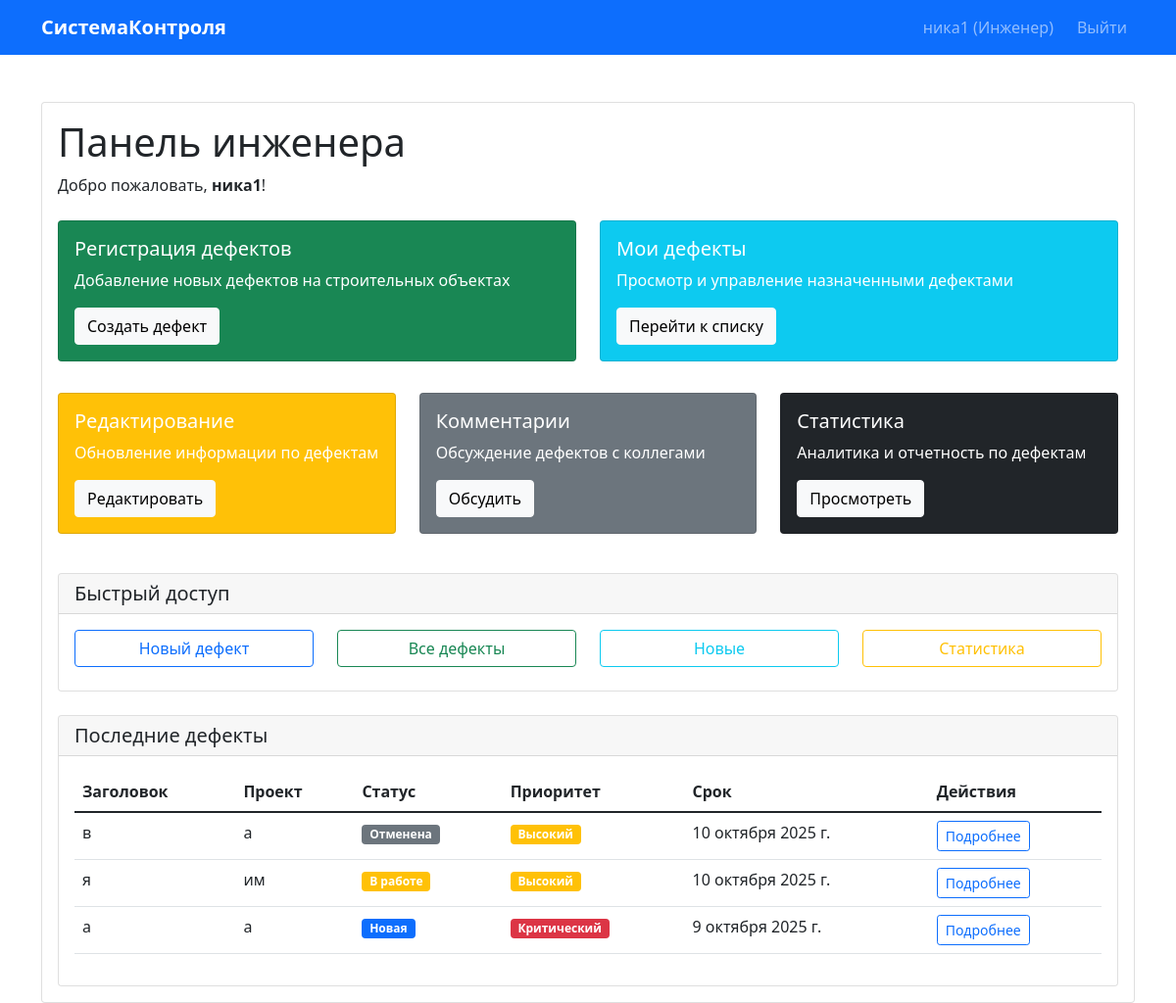
Page /accounts/dashboard/ (signed in) on the committed database.
### accounts/models.py (models this page shows, shortened)
class CustomUser(AbstractUser):
    ROLE_CHOICES = [
        ('engineer', 'Инженер'),
        ('manager', 'Менеджер'),
        ('viewer', 'Руководитель/Заказчик'),
    ]
    role = models.CharField(
        max_length=20,
        choices=ROLE_CHOICES,
        default='engineer',
        verbose_name='Роль'
    )
    phone = models.CharField(max_length=20, blank=True, verbose_name='Телефон')
    created_at = models.DateTimeField(auto_now_add=True, verbose_name='Дата создания')
    groups = models.ManyToManyField(
        'auth.Group',
        verbose_name='groups',
        blank=True,
        help_text='The groups this user belongs to.',
        related_name='customuser_set',
        related_query_name='user',
    )
    user_permissions = models.ManyToManyField(
        'auth.Permission',
        verbose_name='user permissions',
        blank=True,
        help_text='Specific permissions for this user.',
        related_name='customuser_set',
        related_query_name='user',
    )
    def is_engineer(self):
        return self.role == 'engineer'

class Defect(models.Model):
    STATUS_CHOICES = [
        ('new', 'Новая'),
        ('in_progress', 'В работе'),
        ('checking', 'На проверке'),
        ('closed', 'Закрыта'),
        ('cancelled', 'Отменена'),
    ]
    PRIORITY_CHOICES = [
        ('low', 'Низкий'),
        ('medium', 'Средний'),
        ('high', 'Высокий'),
        ('critical', 'Критический'),
    ]
    title = models.CharField(max_length=200, verbose_name='Заголовок')
    description = models.TextField(verbose_name='Описание')
    project = models.ForeignKey(Project, on_delete=models.CASCADE, verbose_name='Проект')
    status = models.CharField(max_length=20, choices=STATUS_CHOICES, default='new', verbose_name='Статус')
    priority = models.CharField(max_length=20, choices=PRIORITY_CHOICES, default='medium', verbose_name='Приоритет')
    assigned_to = models.ForeignKey(CustomUser, on_delete=models.CASCADE, related_name='assigned_defects', verbose_name='Исполнитель')
    created_by = models.ForeignKey(CustomUser, on_delete=models.CASCADE, related_name='created_defects', verbose_name='Создатель')
    deadline = models.DateField(verbose_name='Срок устранения')
    created_at = models.DateTimeField(auto_now_add=True, verbose_name='Дата создания')
    updated_at = models.DateTimeField(auto_now=True, verbose_name='Дата обновления')
    class Meta:
        verbose_name = 'Дефект'
        verbose_name_plural = 'Дефекты'

class Project(models.Model):
    name = models.CharField(max_length=200, verbose_name='Название проекта')
    description = models.TextField(blank=True, verbose_name='Описание')
    start_date = models.DateField(verbose_name='Дата начала')
    end_date = models.DateField(verbose_name='Дата окончания')
    created_by = models.ForeignKey(CustomUser, on_delete=models.CASCADE, verbose_name='Создатель')
    manager = models.ForeignKey(CustomUser, on_delete=models.CASCADE, related_name='managed_projects', verbose_name='Менеджер проекта')
    created_at = models.DateTimeField(auto_now_add=True, verbose_name='Дата создания')
    class Meta:
        verbose_name = 'Проект'
        verbose_name_plural = 'Проекты'

### accounts/views.py (the view)
# urls.py: path('dashboard/', views.dashboard_view, name='dashboard'),
@login_required
def dashboard_view(request):
    user = request.user
    context = {
        'user': user,
        'role_display': user.get_role_display(),
    }
    if user.is_engineer():
        template = 'accounts/dashboard_engineer.html'
    elif user.is_manager():
        template = 'accounts/dashboard_manager.html'
    else:  # viewer
        template = 'accounts/dashboard_viewer.html'
    return render(request, template, context)

### accounts/templates/accounts/dashboard_engineer.html (shortened to what this page needs)
{% extends 'accounts/base.html' %}
{% block content %}
<nav class="navbar navbar-expand-lg navbar-dark bg-primary">
    <div class="container">
        <a class="navbar-brand fw-bold" href="{% url 'accounts:dashboard' %}"> СистемаКонтроля</a>
        <div class="navbar-nav ms-auto">
            <span class="navbar-text me-3">
                {{ user.username }} ({{ role_display }})
            </span>
            <a class="nav-link" href="{% url 'accounts:logout' %}">Выйти</a>
        </div>
    </div>
</nav>
<div class="container mt-5">
    <div class="row">
        <div class="col-12">
            <div class="card">
                <div class="card-body">
                    <h1 class="card-title">Панель инженера</h1>
                    <p class="card-text">Добро пожаловать, <strong>{{ user.username }}</strong>!</p>
                    <div class="row mt-4">
                        <div class="col-md-6 mb-4">
                            <div class="card text-white bg-success h-100">
                                <div class="card-body">
                                    <h5 class="card-title"> Регистрация дефектов</h5>
                                    <p class="card-text">Добавление новых дефектов на строительных объектах</p>
                                    <a href="{% url 'accounts:engineer_defect_create' %}" class="btn btn-light">Создать дефект</a>
                                </div>
                            </div>
                        </div>
                        <div class="col-md-6 mb-4">
                            <div class="card text-white bg-info h-100">
                                <div class="card-body">
                                    <h5 class="card-title"> Мои дефекты</h5>
                                    <p class="card-text">Просмотр и управление назначенными дефектами</p>
                                    <a href="{% url 'accounts:engineer_defects_list' %}" class="btn btn-light">Перейти к списку</a>
                                </div>
                            </div>
                        </div>
                    </div>
                    <div class="row mt-2">
                        <div class="col-md-4 mb-3">
                            <div class="card text-white bg-warning h-100">
                                <div class="card-body">
                                    <h5 class="card-title"> Редактирование</h5>
                                    <p class="card-text">Обновление информации по дефектам</p>
                                    <a href="{% url 'accounts:engineer_defects_list' %}" class="btn btn-light">Редактировать</a>
                                </div>
                            </div>
                        </div>
                        <div class="col-md-4 mb-3">
                            <div class="card text-white bg-secondary h-100">
                                <div class="card-body">
                                    <h5 class="card-title"> Комментарии</h5>
                                    <p class="card-text">Обсуждение дефектов с коллегами</p>
                                    <a href="{% url 'accounts:engineer_defects_list' %}" class="btn btn-light">Обсудить</a>
                                </div>
                            </div>
                        </div>
                        <div class="col-md-4 mb-3">
                            <div class="card text-white bg-dark h-100">
                                <div class="card-body">
                                    <h5 class="card-title"> Статистика</h5>
                                    <p class="card-text">Аналитика и отчетность по дефектам</p>
                                    <a href="{% url 'accounts:engineer_stats' %}" class="btn btn-light">Просмотреть</a>
                                </div>
                            </div>
                        </div>
                    </div>
                    <div class="row mt-4">
                        <div class="col-12">
                            <div class="card">
                                <div class="card-header">
                                    <h5 class="mb-0"> Быстрый доступ</h5>
                                </div>
                                <div class="card-body">
                                    <div class="row">
                                        <div class="col-md-3 mb-2">
                                            <a href="{% url 'accounts:engineer_defect_create' %}" class="btn btn-outline-primary w-100">
                                                 Новый дефект
                                            </a>
                                        </div>
                                        <div class="col-md-3 mb-2">
                                            <a href="{% url 'accounts:engineer_defects_list' %}" class="btn btn-outline-success w-100">
                                                 Все дефекты
                                            </a>
                                        </div>
                                        <div class="col-md-3 mb-2">
                                            <a href="{% url 'accounts:engineer_defects_list' %}?status=new" class="btn btn-outline-info w-100">
                                                 Новые
                                            </a>
                                        </div>
                                        <div class="col-md-3 mb-2">
                                            <a href="{% url 'accounts:engineer_stats' %}" class="btn btn-outline-warning w-100">
                                                 Статистика
                                            </a>
                                        </div>
                                    </div>
                                </div>
                            </div>
                        </div>
                    </div>
                    {% if user.assigned_defects.all %}
                    <div class="row mt-4">
                        <div class="col-12">
                            <div class="card">
                                <div class="card-header">
                                    <h5 class="mb-0"> Последние дефекты</h5>
                                </div>
                                <div class="card-body">
                                    <div class="table-responsive">
                                        <table class="table table-hover">
                                            <thead>
                                                <tr>
                                                    <th>Заголовок</th>
                                                    <th>Проект</th>
                                                    <th>Статус</th>
                                                    <th>Приоритет</th>
                                                    <th>Срок</th>
                                                    <th>Действия</th>
                                                </tr>
                                            </thead>
                                            <tbody>
                                                {% for defect in user.assigned_defects.all|slice:":5" %}
                                                <tr>
                                                    <td>{{ defect.title|truncatewords:5 }}</td>
                                                    <td>{{ defect.project.name }}</td>
                                                    <td>
                                                        <span class="badge bg-{% if defect.status == 'new' %}primary{% elif defect.status == 'in_progress' %}warning{% elif defect.status == 'closed' %}success{% else %}secondary{% endif %}">
                                                            {{ defect.get_status_display }}
                                                        </span>
                                                    </td>
                                                    <td>
                                                        <span class="badge bg-{% if defect.priority == 'critical' %}danger{% elif defect.priority == 'high' %}warning{% else %}info{% endif %}">
                                                            {{ defect.get_priority_display }}
                                                        </span>
                                                    </td>
                                                    <td>{{ defect.deadline }}</td>
                                                    <td>
                                                        <a href="{% url 'accounts:engineer_defect_detail' defect.id %}" class="btn btn-sm btn-outline-primary">
                                                            Подробнее
                                                        </a>
                                                    </td>
                                                </tr>
                                                {% endfor %}
                                            </tbody>
                                        </table>
                                    </div>
                                </div>
                            </div>
                        </div>
                    </div>
                    {% endif %}
                </div>
            </div>
        </div>
    </div>
</div>
{% endblock %}

### accounts/templates/accounts/base.html (shortened to what this page needs)
<!DOCTYPE html>
<html lang="ru">
<head>
    <link href="https://cdn.jsdelivr.net/npm/bootstrap@5.1.3/dist/css/bootstrap.min.css" rel="stylesheet">
</head>
<body>
    {% block content %}
    {% endblock %}
</body>
</html>

### accounts/templates/accounts/dashboard_engineer.html (style rules this page uses)
.card { transition: transform 0.2s; }
.btn { transition: all 0.2s; }

### rows in the picture
CustomUser: username "ника1"
Defect: title "в", project.name "а", status "Отменена", priority "Высокий", deadline "10 октября 2025 г."
Defect: title "я", project.name "им", status "В работе", priority "Высокий", deadline "10 октября 2025 г."
Defect: title "а", project.name "а", status "Новая", priority "Критический", deadline "9 октября 2025 г."

### other values in the picture
{{ role_display }} "Инженер"
